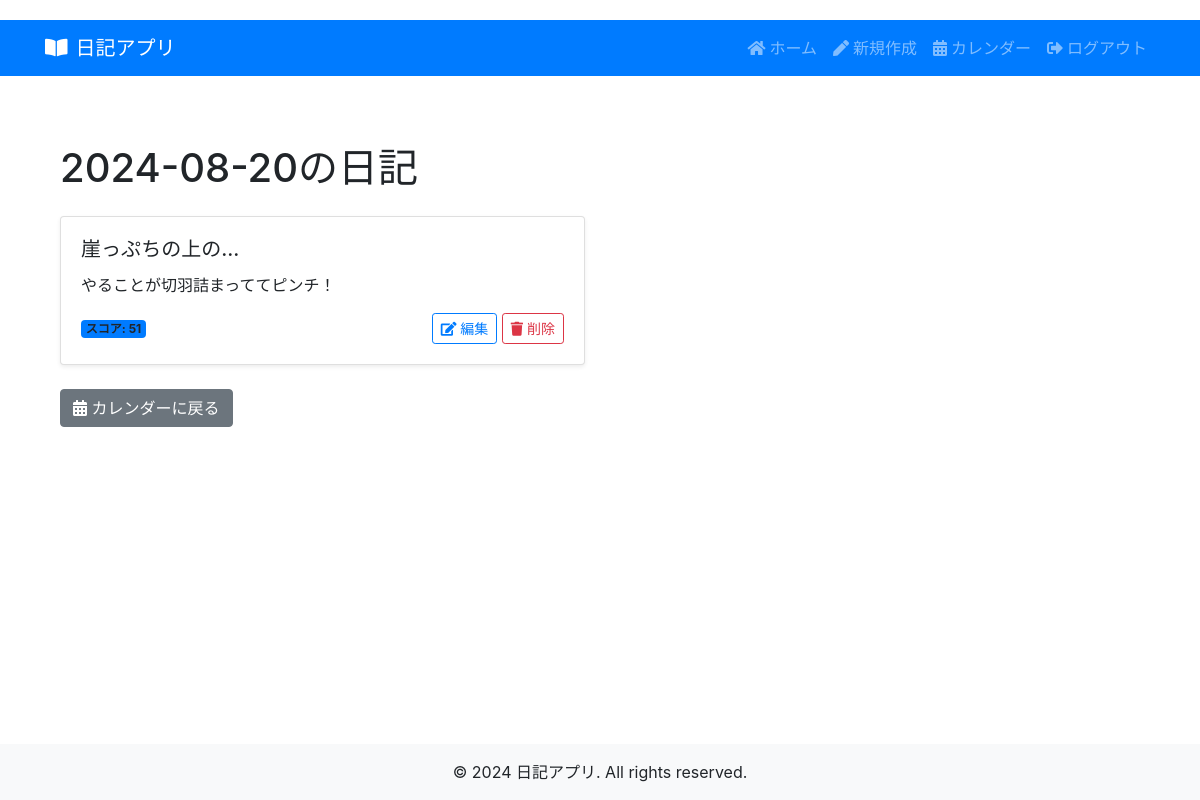
Page /diary/2024-08-20 (signed in) on the committed database.
### tables this page shows
CREATE TABLE diaries
                 (id INTEGER PRIMARY KEY AUTOINCREMENT,
                  user_id INTEGER NOT NULL,
                  title TEXT,
                  content TEXT,
                  sentiment TEXT,
                  score REAL,
                  created_at TIMESTAMP,
                  FOREIGN KEY (user_id) REFERENCES users (id));

### app.py (the view)
@app.route('/diary/<date>')
@login_required
def diary_detail(date):
    diaries = get_all_diaries(session['user_id']).get(date, {'entries': []})
    return render_template('diary_detail.html', date=date, diaries=diaries)

### app.py (called while the page is built)
def login_required(f):
    @wraps(f)
    def decorated_function(*args, **kwargs):
        if 'user_id' not in session:
            flash('ログインが必要です。', 'error')
            return redirect(url_for('login'))
        return f(*args, **kwargs)
    return decorated_function

### database.py (called while the page is built)
def get_all_diaries(user_id):
    conn = sqlite3.connect(DATABASE)
    c = conn.cursor()
    c.execute("""
        SELECT id, title, content, score, DATE(created_at) as date
        FROM diaries
        WHERE user_id = ?
        ORDER BY date DESC, created_at DESC
    """, (user_id,))
    diaries = c.fetchall()
    conn.close()
    processed_diaries = {}
    for id, title, content, score, date in diaries:
        if date not in processed_diaries:
            processed_diaries[date] = {'entries': [], 'avg_score': 0}
        processed_diaries[date]['entries'].append({'id': id, 'title': title or 'No Title', 'content': content, 'score': round(score)})
    for date, data in processed_diaries.items():
        data['avg_score'] = round(sum(entry['score'] for entry in data['entries']) / len(data['entries']))
    return processed_diaries

### templates/diary_detail.html
{% extends "layout.html" %}
{% block content %}
<div class="container my-4">
    <h1 class="mb-4">{{ date }}の日記</h1>
    {% if diaries['entries'] %}
        <div class="row">
            {% for entry in diaries['entries'] %}
                <div class="col-md-6 mb-4">
                    <div class="card h-100 shadow-sm">
                        <div class="card-body">
                            <h5 class="card-title">{{ entry['title'] }}</h5>
                            <p class="card-text">{{ entry['content'] }}</p>
                            <div class="d-flex justify-content-between align-items-center">
                                <span class="badge bg-primary">スコア: {{ entry['score'] }}</span>
                                <div>
                                    <a href="{{ url_for('edit_diary', id=entry['id']) }}" class="btn btn-sm btn-outline-primary">
                                        <i class="fas fa-edit"></i> 編集
                                    </a>
                                    <form action="{{ url_for('delete_diary_route', id=entry['id']) }}" method="post" class="d-inline">
                                        <button type="submit" class="btn btn-sm btn-outline-danger" onclick="return confirm('本当に削除しますか？');">
                                            <i class="fas fa-trash"></i> 削除
                                        </button>
                                    </form>
                                </div>
                            </div>
                        </div>
                    </div>
                </div>
            {% endfor %}
        </div>
    {% else %}
        <div class="alert alert-info" role="alert">
            <i class="fas fa-info-circle"></i> この日の日記はありません。
        </div>
    {% endif %}
    <a href="{{ url_for('diary_calendar') }}" class="btn btn-secondary">
        <i class="fas fa-calendar-alt"></i> カレンダーに戻る
    </a>
</div>
{% endblock %}

### static/css/style.css (style rules this page uses)
body { padding-top: 20px; }

### rows in the picture
diaries: title "崖っぷちの上の...", content "やることが切羽詰まっててピンチ！", score "51"

### other values in the picture
{{ date }} "2024-08-20"
